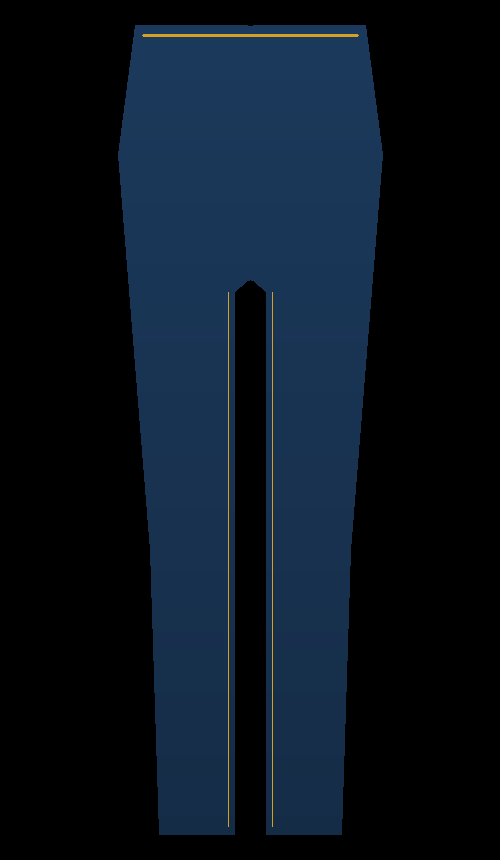
#> input picture assets/sample_clothes/pants/jeans.png, 500 x 860 px
$ python -i overlay.py   (imports and definitions only)
#> lines starting #> are read from the running program, lines starting #| are printed output that depends on the picture; after the words box and inside, x2 and y2 are one past the last pixel; in counts of white or black regions, pixels touching at a corner belong together
#> in _read_bgra, image is the input picture: shape (860, 500, 4); mean B, G, R, A 30.8, 19.8, 10, 96
#> in _has_cutout_alpha, `frac = float(np.mean(image[:, :, 3] > 20))`: frac = 0.377
#> in _prepare_layer, `hard = np.where(image[:, :, 3] > 16, 255, 0).astype(np.uint8)`:
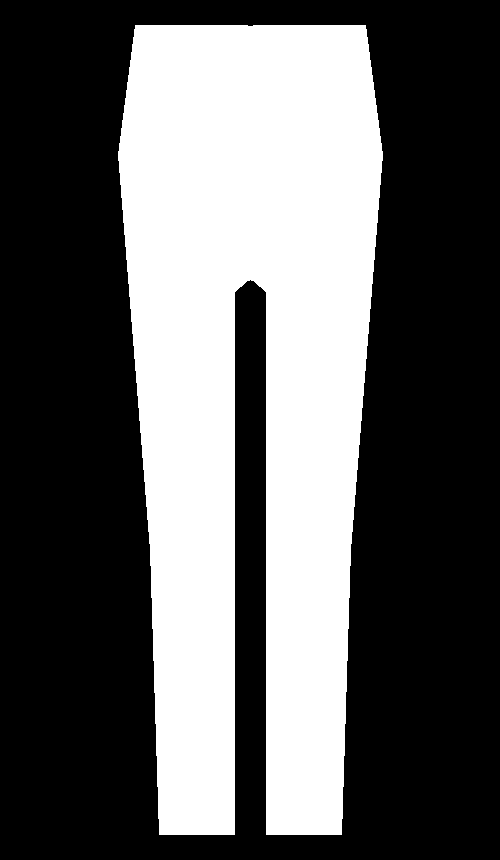
#> hard: shape (860, 500); 37.7% white; 1 white region, box (x1, y1, x2, y2) and area: (118, 25, 383, 835) 161959
### core/garment_overlay.py
"""Phase 5 body fitting and PNG edge-feathering for the garment overlay."""

from typing import Optional, Tuple
import os

import cv2
import numpy as np

# Keep the calibrated sleeve-to-sleeve scale (do not restore the 2.1 / 0.65 cap).
SHOULDER_SCALE = 1.55
# Shirt length vs shoulder-center → hip-center vertical span.
TORSO_LENGTH_SCALE = 1.10
COLLAR_LIFT = 0.08
MAX_WIDTH_FRAME_FRAC = 0.50
MAX_HEIGHT_FRAME_FRAC = 0.72
# Independent height may not wander too far from the PNG aspect ratio.
ASPECT_HEIGHT_MIN = 0.80
ASPECT_HEIGHT_MAX = 1.30
FEATHER_RADIUS = 6


# [27 lines left out: function compute_garment_size, not called in this run]


def feather_alpha_channel(alpha: np.ndarray, radius: int = FEATHER_RADIUS) -> np.ndarray:
    """Fade PNG silhouette edges so compositing has no hard cutout."""
#> called with radius = 6
    if alpha is None or radius < 1:
        return alpha

    hard = np.where(alpha > 16, 255, 0).astype(np.uint8)
    dist = cv2.distanceTransform(hard, cv2.DIST_L2, 5)
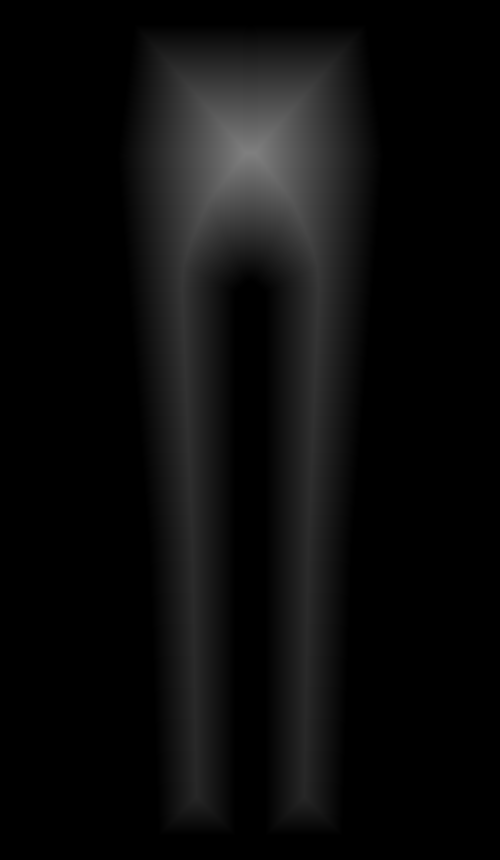
#> dist: shape (860, 500) float32; min 0, max 127.8, mean 12
    ramp = np.clip(dist / float(radius), 0.0, 1.0)
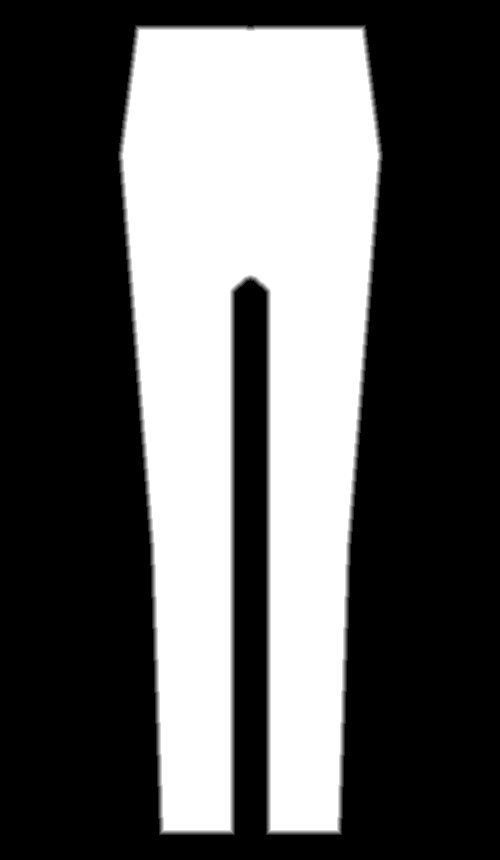
#> ramp: shape (860, 500) float32; min 0, max 1, mean 0.358
    softened = np.minimum(alpha.astype(np.float32), ramp * 255.0)

    k = min(radius * 2 + 1, 9)
    if k % 2 == 0:
        k += 1
    softened = cv2.GaussianBlur(softened, (k, k), 0)
    return np.clip(softened, 0, 255).astype(np.uint8)


# [8 lines left out: function blend_garment_roi, not called in this run]


HIP_SCALE = 1.48
LEG_LENGTH_SCALE = 1.06
WAIST_RISE = 0.12
MAX_PANTS_WIDTH_FRAC = 0.52
MAX_PANTS_HEIGHT_FRAC = 0.82
PANTS_ASPECT_MIN = 0.78
PANTS_ASPECT_MAX = 1.28


# [100 lines left out: functions compute_pants_size, render_default_jeans, ensure_default_pants, not called in this run]


# OpenCV hue units (0-179). Swatches are BGR for HUD drawing.
COLOR_VARIANTS = [
    {
        "key": "original",
        "label": "Original",
        "mode": "none",
        "hue_shift": 0,
        "target_hue": None,
        "swatch_bgr": (198, 198, 198),
    },
    {
        "key": "crimson",
        "label": "Crimson Red",
        "mode": "rehue",
        "hue_shift": 0,
        "target_hue": 2,
        "swatch_bgr": (40, 38, 186),
    },
    {
        "key": "royal",
        "label": "Royal Blue",
        "mode": "rehue",
        "hue_shift": 0,
        "target_hue": 118,
        "swatch_bgr": (176, 78, 28),
    },
    {
        "key": "emerald",
        "label": "Emerald Green",
        "mode": "rehue",
        "hue_shift": 0,
        "target_hue": 58,
        "swatch_bgr": (62, 158, 36),
    },
    {
        "key": "charcoal",
        "label": "Charcoal",
        "mode": "charcoal",
        "hue_shift": 0,
        "target_hue": None,
        "swatch_bgr": (46, 46, 46),
    },
]

AMBIENT_REF_V = 128.0
AMBIENT_GAIN_MIN = 0.70
AMBIENT_GAIN_MAX = 1.32
AMBIENT_CONTRAST_MIN = 0.88
AMBIENT_CONTRAST_MAX = 1.18


# [74 lines left out: functions apply_color_tint, apply_palette_color, estimate_torso_ambient, adapt_garment_lighting, _split_color_alpha, not called in this run]


def _merge_color_alpha(bgr: np.ndarray, alpha: np.ndarray) -> np.ndarray:
    return np.dstack((bgr, alpha))


# [69 lines left out: functions _opaque_mask, _median_hue, _lock_hue_and_chroma, _apply_charcoal, _torso_patch, not called in this run]

### core/overlay.py
import cv2
import numpy as np
import os

from core.garment_overlay import (
    AMBIENT_REF_V,
    COLOR_VARIANTS,
    COLLAR_LIFT,
    HIP_SCALE,
    WAIST_RISE,
    adapt_garment_lighting,
    apply_palette_color,
    blend_garment_roi,
    compute_garment_size,
    compute_pants_size,
    estimate_torso_ambient,
    feather_alpha_channel,
)

# Smooth pose jitter (hands entering the frame, brief dropouts).
EMA_ALPHA = 0.3
AMBIENT_EMA = 0.18


class GarmentOverlay:

    def __init__(self, garment_path: str = None):
        self.garment = None
        self.garment_path = None
        self.lower_garment = None
        self.lower_path = None
        self.outfit_mode = "upper"
        self._ema = {}
        self._cache = {}
        self._tint_cache = {}
        self.color_index = 0
        self.fit_scale = 1.55
        self._ambient_v = AMBIENT_REF_V
        if garment_path:
            self.load_garment(garment_path)

    def cycle_color(self):
        self.color_index = (self.color_index + 1) % len(COLOR_VARIANTS)
        return self.current_color()

    # [7 lines left out: function set_color_key, not called in this run]

    def current_color(self):
        return COLOR_VARIANTS[self.color_index]

    # [40 lines left out: functions toggle_outfit_mode, clear_lower_garment, _tinted_source, _update_ambient, _smooth, not called in this run]

    def load_garment(self, garment_path: str) -> bool:
        prepared = self._prepare_layer(garment_path)
        if prepared is None:
            if not garment_path:
                self.garment = None
                self.garment_path = None
            return False
        self.garment = prepared
        self.garment_path = garment_path
        for key in ("width", "height"):
            self._ema.pop(key, None)
        return True

    # [12 lines left out: function load_lower_garment, not called in this run]

    def _prepare_layer(self, garment_path: str):
        if not garment_path:
            return None
        cached = self._cache.get(garment_path)
        if cached is not None:
            return cached

        image = self._read_bgra(garment_path)
        if image is None:
            print(f"[ERROR] Could not load garment image: {garment_path}")
            return None

        if self._has_cutout_alpha(image):
            hard = np.where(image[:, :, 3] > 16, 255, 0).astype(np.uint8)
            soft = feather_alpha_channel(hard)
            image[:, :, 3] = np.minimum(image[:, :, 3], soft)
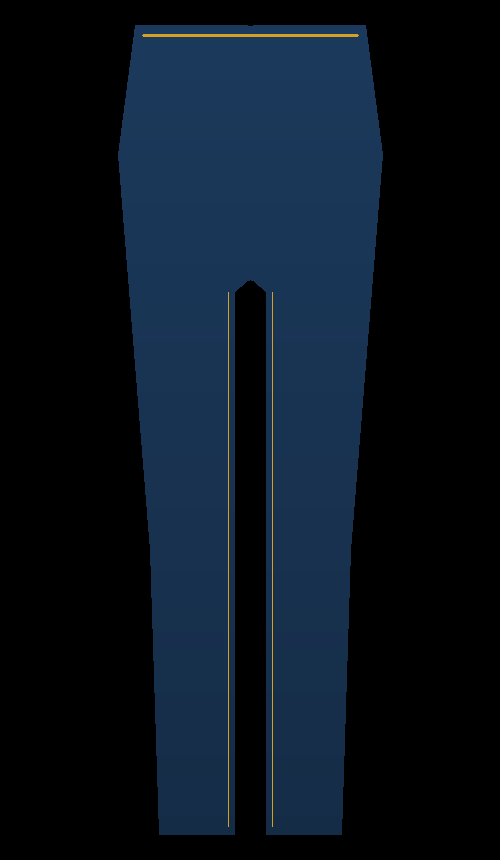
#> image: shape (860, 500, 4); 6.68% of pixels changed, all inside (x1, y1, x2, y2) = (118, 25, 383, 835)
            image[hard == 0] = 0
        else:
            hard, soft = self._extract_shirt_mask(image)
            image[:, :, 3] = soft
            image[hard == 0] = 0

        cropped = self._crop_to_mask(image, np.where(image[:, :, 3] > 8, 255, 0).astype(np.uint8))
        self._cache[garment_path] = cropped
        return cropped

    @staticmethod
    def _has_cutout_alpha(image: np.ndarray) -> bool:
        if image is None or image.ndim < 3 or image.shape[2] < 4:
            return False
        frac = float(np.mean(image[:, :, 3] > 20))
        return 0.06 < frac < 0.92

    @staticmethod
    def _read_bgra(garment_path: str):
        image = cv2.imread(garment_path, cv2.IMREAD_UNCHANGED)
        if image is None and os.path.isfile(garment_path):
            data = np.fromfile(garment_path, dtype=np.uint8)
            image = cv2.imdecode(data, cv2.IMREAD_UNCHANGED)
        if image is None:
            return None
        if image.ndim == 2:
            return cv2.cvtColor(image, cv2.COLOR_GRAY2BGRA)
        if image.shape[2] == 3:
            b, g, r = cv2.split(image)
            alpha = np.full(b.shape, 255, dtype=np.uint8)
            return cv2.merge((b, g, r, alpha))
        return image

    @staticmethod
    def _crop_to_mask(image: np.ndarray, hard_mask: np.ndarray) -> np.ndarray:
        ys, xs = np.where(hard_mask > 0)
        if xs.size == 0:
            return image
        h, w = hard_mask.shape[:2]
#> h = 860; w = 500
        y0, y1 = int(ys.min()), int(ys.max()) + 1
#> y0 = 25; y1 = 835
        x0, x1 = int(xs.min()), int(xs.max()) + 1
#> x0 = 118; x1 = 383
        y0, x0 = max(0, y0), max(0, x0)
        y1, x1 = min(h, y1), min(w, x1)
        return image[y0:y1, x0:x1].copy()
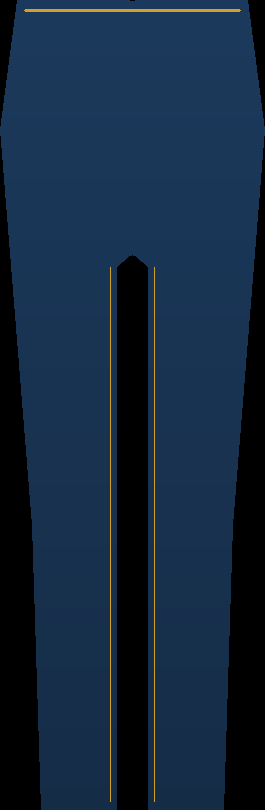
#> returned value: shape (810, 265, 4); mean of channels 0, 1, 2, 3 61.8, 39.7, 20, 182.3; drawn as B, G, R

    # [338 lines left out: functions _flood_from_border, _largest_central_contour, _try_rembg, _mask_checker_wipe, _clear_edge_fringe, _extract_shirt_mask and 6 more, not called in this run]

>>> result = GarmentOverlay().load_garment('../assets/sample_clothes/pants/jeans.png')
